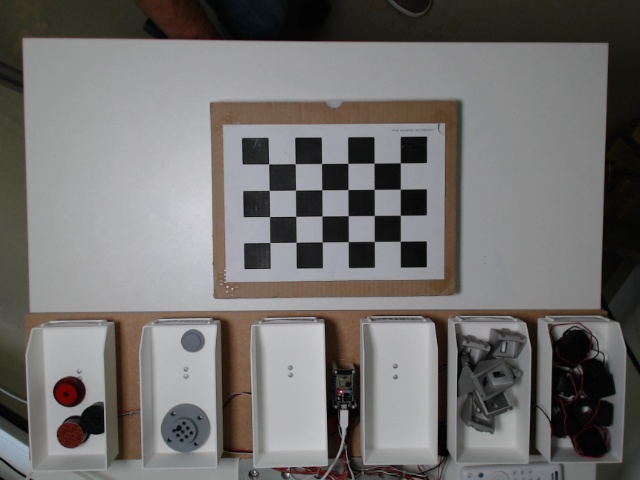
#> input picture calibration/data/lens_images/frame_000.jpg, 640 x 480 px; its folder holds 3 pictures in this run
$ python calibrate_lens.py
#> lines starting #> are read from the running program, lines starting #| are printed output that depends on the picture
"""
Calibração intrínseca da câmara usando imagens de um tabuleiro de xadrez.

Como usar:
  1. Corre capture_lens_images.py para capturar imagens do checkerboard.
  2. Revê as imagens em calibration/data/lens_images/ e apaga as más.
  3. Executa: python calibration/calibrate_lens.py
  4. Resultado guardado em calibration/data/lens_calibration.npz.

Uso posterior no pipeline:
  data = np.load("calibration/data/lens_calibration.npz")
  K, dist = data["K"], data["dist"]
  frame_corrigido = cv2.undistort(frame, K, dist)
"""
from __future__ import annotations

from pathlib import Path

import cv2
import numpy as np
import yaml

_SETTINGS_PATH = Path(__file__).parent.parent / "config" / "settings.yaml"
IMAGES_DIR: Path = Path(__file__).parent / "data" / "lens_images"
OUTPUT_PATH: Path = Path(__file__).parent / "data" / "lens_calibration.npz"

_SUBPIX_CRITERIA = (cv2.TERM_CRITERIA_EPS + cv2.TERM_CRITERIA_MAX_ITER, 30, 0.001)


class LensCalibrator:
    """Recolhe capturas de checkerboard e calcula os parâmetros intrínsecos da câmara.

    Separa a lógica de calibração da lógica de captura/UI.
    """

    def __init__(self, checkerboard_size: tuple[int, int], square_size_mm: float) -> None:
        self._checkerboard = checkerboard_size
        self._obj_pts_template = self._build_object_points(checkerboard_size, square_size_mm)
        self._obj_pts: list[np.ndarray] = []   # pontos 3D (um por captura)
        self._img_pts: list[np.ndarray] = []   # pontos 2D correspondentes

    @staticmethod
    def _build_object_points(size: tuple[int, int], square_mm: float) -> np.ndarray:
        """Cria o array de pontos 3D do checkerboard no referencial do mundo (z=0)."""
        cols, rows = size
        pts = np.zeros((rows * cols, 3), dtype=np.float32)
        pts[:, :2] = np.mgrid[0:cols, 0:rows].T.reshape(-1, 2)
        pts *= square_mm
        return pts

    def detect(self, frame: np.ndarray) -> tuple[bool, np.ndarray | None]:
        """Deteta e refina os cantos do checkerboard num frame.

        :return: (detetado, cantos_refinados_ou_None)
        """
        gray = cv2.cvtColor(frame, cv2.COLOR_BGR2GRAY)
        found, corners = cv2.findChessboardCorners(gray, self._checkerboard, None)
        if found:
            corners = cv2.cornerSubPix(gray, corners, (11, 11), (-1, -1), _SUBPIX_CRITERIA)
        return found, (corners if found else None)

    def add(self, corners: np.ndarray) -> int:
        """Acumula os cantos detetados. Devolve o total acumulado."""
        self._obj_pts.append(self._obj_pts_template)
        self._img_pts.append(corners)
        return len(self._obj_pts)

    @property
    def capture_count(self) -> int:
        return len(self._obj_pts)

    # [36 lines left out: function calibrate, not called in this run]


class CalibrationResult:
    """Encapsula os parâmetros intrínsecos, distorção, matriz refinada e erros de reprojeção."""

    # [34 lines left out: functions __init__, save, not called in this run]


def main() -> None:
    with open(_SETTINGS_PATH) as f:
        settings = yaml.safe_load(f)
    cal_cfg = settings["calibration"]
    checkerboard_size: tuple[int, int] = tuple(cal_cfg["checkerboard_size"])
    square_size_mm: float = cal_cfg["square_size_mm"]
    min_captures: int = cal_cfg["min_captures"]

    images = sorted(IMAGES_DIR.glob("*.jpg")) + sorted(IMAGES_DIR.glob("*.png"))
    if not images:
        print(f"Erro: nenhuma imagem encontrada em {IMAGES_DIR}")
        print("Corre primeiro capture_lens_images.py para capturar imagens.")
        return

    print("=== Calibração de Lente ===")
    print(f"Checkerboard: {checkerboard_size[0]}x{checkerboard_size[1]} cantos internos")
    print(f"Quadrado: {square_size_mm} mm | Mínimo necessário: {min_captures} capturas")
    print(f"Imagens encontradas: {len(images)}\n")

    calibrator = LensCalibrator(checkerboard_size, square_size_mm)
    image_size: tuple[int, int] | None = None

    for path in images:
        frame = cv2.imread(str(path))
#> frame is the input picture: shape (480, 640, 3); mean B, G, R 111.1, 112.6, 114.9
        if frame is None:
            print(f"  AVISO: não foi possível ler {path.name} — ignorada.")
            continue

        if image_size is None:
            h, w = frame.shape[:2]
#> h = 480; w = 640
            image_size = (w, h)
#> image_size = (640, 480)

        found, corners = calibrator.detect(frame)
#> in detect, `gray = cv2.cvtColor(frame, cv2.COLOR_BGR2GRAY)`:
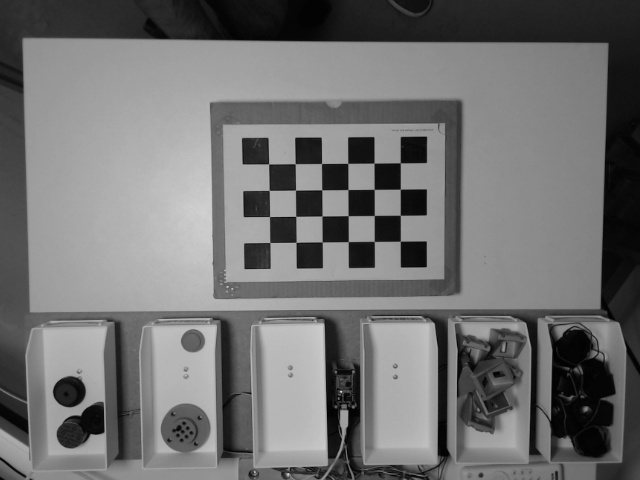
#> gray: shape (480, 640); min 0, max 212, mean 113.1
#> in detect, `found, corners = cv2.findChessboardCorners(gray, self._checkerboard, N..`: found = True; corners = 24 rows, first 8: [268.6, 163.9], [295, 163.7], [321.6, 163.5], [347.9, 163.4], [374, 163.1], [400.2, 162.8], [269.1, 190.4], [295.5, 190]
#> in detect, `corners = cv2.cornerSubPix(gray, corners, (11, 11), (-1, -1), _SUBPIX_..`: corners = 24 rows, first 8: [268.6, 163.9], [295.2, 163.6], [321.5, 163.5], [347.8, 163.4], [374, 163.2], [400.3, 162.8], [269.2, 190.4], [295.5, 190.2]
#> found = True
        if found and corners is not None:
            calibrator.add(corners)
            print(f"  OK  {path.name}")
        else:
            print(f"  --  {path.name}  (checkerboard não detetado)")
#> pass 2 of the loop in main, `for path in images:`:
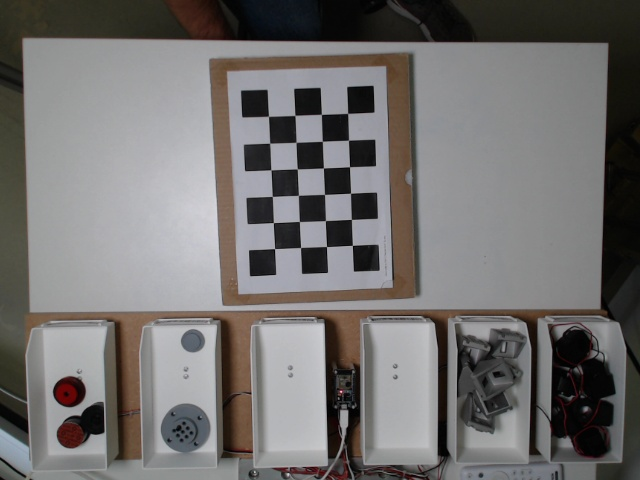
#> input picture calibration/data/lens_images/frame_001.jpg, 640 x 480 px
#> in main, frame is the input picture: shape (480, 640, 3); mean B, G, R 111.3, 112.4, 114.7
#> in detect (call 2), `gray = cv2.cvtColor(frame, cv2.COLOR_BGR2GRAY)`:
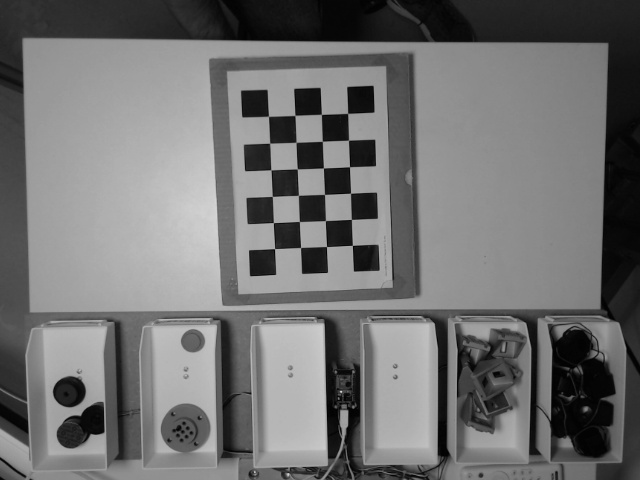
#> gray: shape (480, 640); min 0, max 214, mean 112.9
#> in detect (call 2), `found, corners = cv2.findChessboardCorners(gray, self._checkerboard, N..`: corners = 24 rows, first 8: [347.7, 113.3], [348.5, 140.1], [349.5, 166.7], [350.5, 193.1], [351.4, 219.5], [352.3, 245.4], [321.4, 114.4], [322.3, 141.3]
#> in detect (call 2), `corners = cv2.cornerSubPix(gray, corners, (11, 11), (-1, -1), _SUBPIX_..`: corners = 24 rows, first 8: [347.7, 113.4], [348.5, 140.2], [349.5, 166.7], [350.5, 193.3], [351.4, 219.4], [352.3, 245.3], [321.4, 114.4], [322.4, 141.3]
#> pass 3 of the loop in main, `for path in images:`:
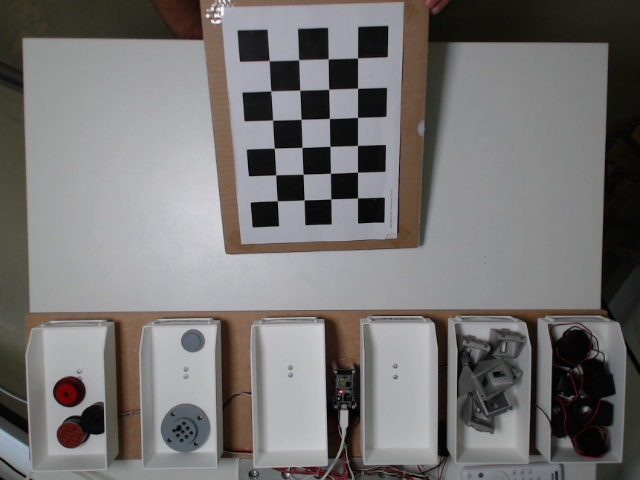
#> input picture calibration/data/lens_images/frame_002.jpg, 640 x 480 px
#> in main, frame is the input picture: shape (480, 640, 3); mean B, G, R 115, 115.8, 118.2
#> in detect (call 3), `gray = cv2.cvtColor(frame, cv2.COLOR_BGR2GRAY)`:
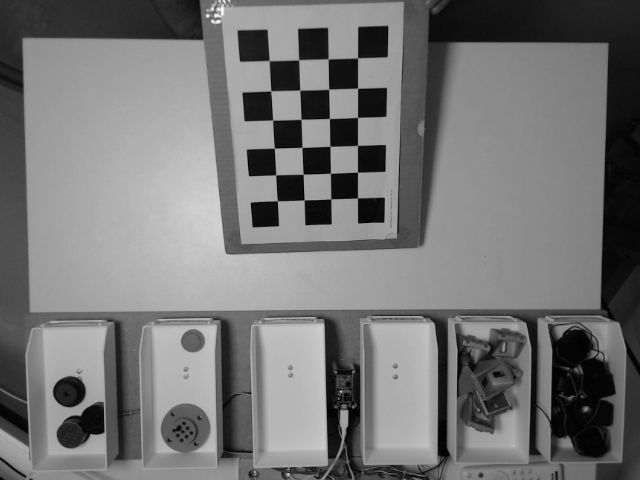
#> gray: shape (480, 640); min 0, max 254, mean 116.4
#> in detect (call 3), `found, corners = cv2.findChessboardCorners(gray, self._checkerboard, N..`: corners = 24 rows, first 8: [357.6, 57.89], [357.6, 88.18], [357.6, 117.4], [357.6, 145.3], [357.5, 172.2], [357.5, 197.9], [328.2, 58.92], [328.8, 89.36]
#> in detect (call 3), `corners = cv2.cornerSubPix(gray, corners, (11, 11), (-1, -1), _SUBPIX_..`: corners = 24 rows, first 8: [357.6, 57.88], [357.5, 88.23], [357.5, 117.4], [357.5, 145.4], [357.5, 172.2], [357.5, 198], [328.2, 58.87], [328.6, 89.25]

    print(f"\nCapturas válidas: {calibrator.capture_count}/{len(images)}")

    if calibrator.capture_count < min_captures:
        print(f"Erro: são necessárias pelo menos {min_captures} capturas válidas.")
        print("Captura mais imagens com capture_lens_images.py.")
        return

    print("\nA calcular calibração...")
    result = calibrator.calibrate(image_size)
    result.save(OUTPUT_PATH)


if __name__ == "__main__":
    main()
